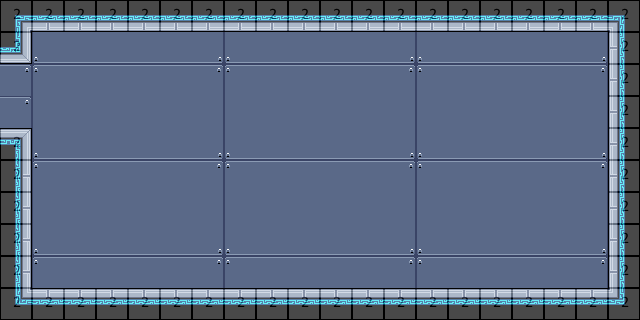

The image is a tile-based game level rendered from a .tmx file. Its description and complete source (layers, tilesets, objects, tile grids) follow:
An orthogonal 20x10 tile map with 32x32 px tiles, 3 tile layers (bg, mg, collision), 2 tilesets and 3 objects (Life Support - Maintenance Access, Life Support - Maintenance Access_Life S, constructbot).

<map version="2017.05.26" orientation="orthogonal" renderorder="right-down" width="20" height="10" tilewidth="32" tileheight="32" nextobjectid="39">
 <tileset firstgid="1" name="32blocks" tilewidth="32" tileheight="32" tilecount="10" columns="10">
  <image source="32blocks.png" width="320" height="32" />
 </tileset>
 <tileset firstgid="11" name="shipTileset" tilewidth="32" tileheight="32" tilecount="475" columns="19">
  <image source="shipTileset.png" width="608" height="800" />
 </tileset>
 <layer name="bg" width="20" height="10">
  <data encoding="csv">
23,40,41,41,41,41,42,40,41,41,41,41,42,40,41,41,41,41,42,21,
23,59,60,60,60,60,61,59,60,60,60,60,61,59,60,60,60,60,61,40,
23,21,22,22,22,22,23,21,22,22,22,22,23,21,22,22,22,22,23,40,
23,40,41,41,41,41,42,40,41,41,41,41,42,40,41,41,41,41,42,40,
23,59,60,60,60,60,61,59,60,60,60,60,61,59,60,60,60,60,61,21,
23,21,22,22,22,22,23,21,22,22,22,22,23,21,22,22,22,22,23,40,
23,40,41,41,41,41,42,40,41,41,41,41,42,40,41,41,41,41,42,40,
23,59,60,60,60,60,61,59,60,60,60,60,61,59,60,60,60,60,61,40,
42,21,22,22,22,22,23,21,22,22,22,22,23,21,22,22,22,22,23,40,
42,40,41,41,41,41,42,40,41,41,41,41,42,40,41,41,41,41,42,40
</data>
 </layer>
 <layer name="mg" width="20" height="10">
  <data encoding="csv">
94,51,51,51,51,51,51,51,51,51,51,51,51,51,51,51,51,51,51,95,
52,0,0,0,0,0,0,0,0,0,0,0,0,0,0,0,0,0,0,31,
0,0,0,0,0,0,0,0,0,0,0,0,0,0,0,0,0,0,0,31,
0,0,0,0,0,0,0,0,0,0,0,0,0,0,0,0,0,0,0,31,
14,0,0,0,0,0,0,0,0,0,0,0,0,0,0,0,0,0,0,31,
33,0,0,0,0,0,0,0,0,0,0,0,0,0,0,0,0,0,0,31,
33,0,0,0,0,0,0,0,0,0,0,0,0,0,0,0,0,0,0,31,
33,0,0,0,0,0,0,0,0,0,0,0,0,0,0,0,0,0,0,31,
33,0,0,0,0,0,0,0,0,0,0,0,0,0,0,0,0,0,0,31,
113,13,13,13,13,13,13,13,13,13,13,13,13,13,13,13,13,13,13,114
</data>
 </layer>
 <layer name="collision" width="20" height="10" opacity="0.29">
  <data encoding="csv">
2,2,2,2,2,2,2,2,2,2,2,2,2,2,2,2,2,2,2,2,
2,0,0,0,0,0,0,0,0,0,0,0,0,0,0,0,0,0,0,2,
0,0,0,0,0,0,0,0,0,0,0,0,0,0,0,0,0,0,0,2,
0,0,0,0,0,0,0,0,0,0,0,0,0,0,0,0,0,0,0,2,
2,0,0,0,0,0,0,0,0,0,0,0,0,0,0,0,0,0,0,2,
2,0,0,0,0,0,0,0,0,0,0,0,0,0,0,0,0,0,0,2,
2,0,0,0,0,0,0,0,0,0,0,0,0,0,0,0,0,0,0,2,
2,0,0,0,0,0,0,0,0,0,0,0,0,0,0,0,0,0,0,2,
2,0,0,0,0,0,0,0,0,0,0,0,0,0,0,0,0,0,0,2,
2,2,2,2,2,2,2,2,2,2,2,2,2,2,2,2,2,2,2,2
</data>
 </layer>
 <objectgroup name="Object Layer 1">
  <object id="36" name="d" type="Life Support - Maintenance Access" x="39" y="136" width="15" height="16" />
  <object id="37" name="travel" type="Life Support - Maintenance Access_Life Support - Boost Room" x="7" y="74" width="13" height="46" />
  <object id="38" name="enemy" type="constructbot" x="522" y="106" width="13" height="14">
   <properties>
    <property name="flag" value="0" />
   </properties>
  </object>
 </objectgroup>
</map>
